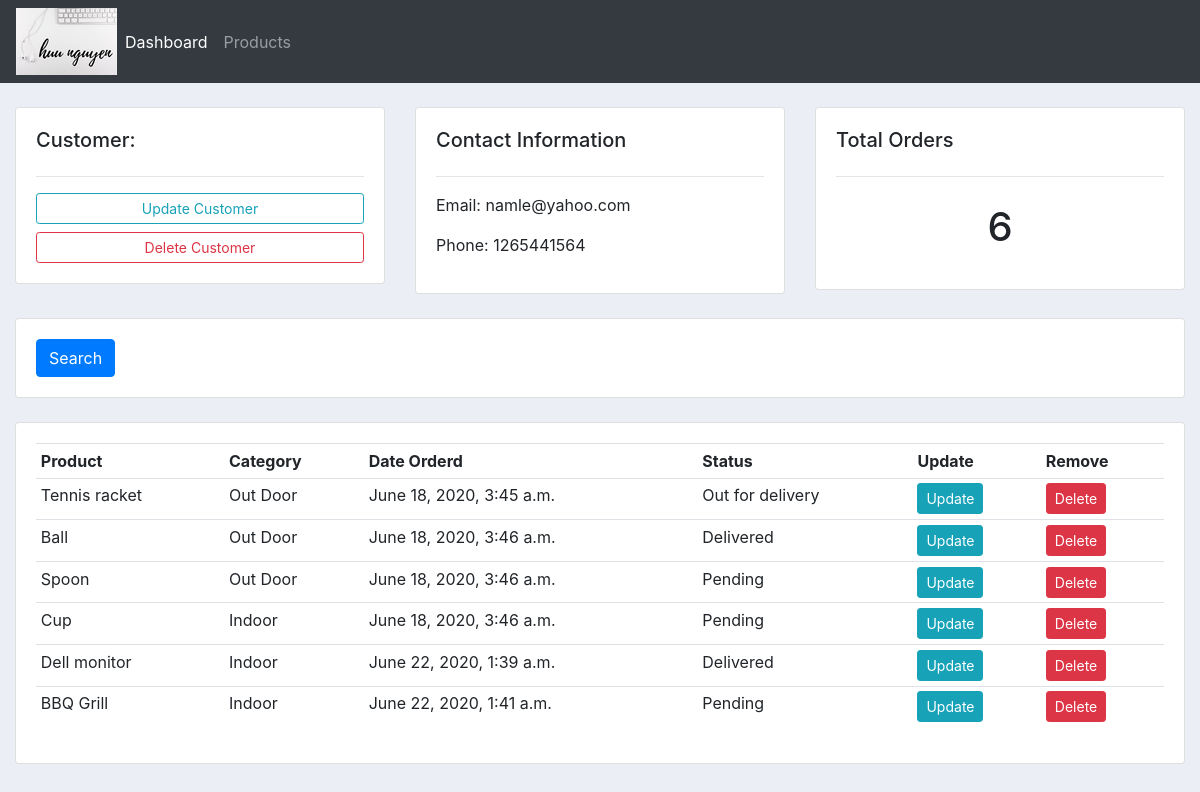
The app's page /customer/2/ with its own data.
### database_crud/models.py (models this page shows, shortened)
class Customer(models.Model):
	name = models.CharField(max_length=200, null=True)
	phone = models.CharField(max_length=200, null=True)
	email = models.CharField(max_length=200, null=True)
	date_created = models.DateTimeField(auto_now_add=True, null=True)

class Order(models.Model):
	STATUS = (
			('Pending', 'Pending'),
			('Out for delivery', 'Out for delivery'),
			('Delivered', 'Delivered'),
			)
	customer = models.ForeignKey(Customer, null=True, on_delete= models.SET_NULL)
	product = models.ForeignKey(Product, null=True, on_delete= models.SET_NULL)
	date_created = models.DateTimeField(auto_now_add=True, null=True)
	status = models.CharField(max_length=200, null=True, choices=STATUS)

class Product(models.Model):
	CATEGORY = (
			('Indoor', 'Indoor'),
			('Out Door', 'Out Door'),
			)
	name = models.CharField(max_length=200, null=True)
	price = models.FloatField(null=True)
	category = models.CharField(max_length=200, null=True, choices=CATEGORY)
	description = models.CharField(max_length=200, null=True, blank=True)
	date_created = models.DateTimeField(auto_now_add=True, null=True)
	tags = models.ManyToManyField(Tag)
	def __str__(self):
		return self.name

### database_crud/views.py (the view)
# urls.py: path('customer/<str:pk_test>/', views.customer, name="customer"),
def customer(request, pk_test):
	customer = Customer.objects.get(id=pk_test)
	orders = customer.order_set.all()
	order_count = orders.count()
	context = {'customer':customer, 'orders':orders, 'order_count':order_count}
	return render(request, 'pages/customer.html',context)

### database_crud/templates/pages/customer.html
{%  extends 'pages/main.html' %}
{% block content %}
	<br>
<div class="row">
	<div class="col-md">
		<div class="card card-body">
			<h5>Customer:</h5>
			<hr>
			<a class="btn btn-outline-info  btn-sm btn-block" href="">Update Customer</a>
			<a class="btn btn-outline-danger  btn-sm btn-block" href="">Delete Customer</a>
		</div>
	</div>
	<div class="col-md">
		<div class="card card-body">
			<h5>Contact Information</h5>
			<hr>
			<p>Email: {{customer.email}}</p>
			<p>Phone: {{customer.phone}}</p>
		</div>
	</div>
	<div class="col-md">
		<div class="card card-body">
			<h5>Total Orders</h5>
			<hr>
			<h1 style="text-align: center;padding: 10px">{{order_count}}</h1>
		</div>
	</div>
</div>
<br>
<div class="row">
	<div class="col">
		<div class="card card-body">
			<form method="get">
		    <button class="btn btn-primary" type="submit">Search</button>
		  </form>
		</div>
	</div>
</div>
<br>
<div class="row">
	<div class="col-md">
		<div class="card card-body">
			<table class="table table-sm">
				<tr>
					<th>Product</th>
					<th>Category</th>
					<th>Date Orderd</th>
					<th>Status</th>
					<th>Update</th>
					<th>Remove</th>
				</tr>
				{% for order in orders %}
				<tr>
					<td>{{order.product}}</td>
					<td>{{order.product.category}}</td>
					<td>{{order.date_created}}</td>
					<td>{{order.status}}</td>
					<td><a class="btn btn-sm btn-info" href="{% url 'update_order' order.id %}">Update</a></td>
					<td><a class="btn btn-sm btn-danger" href="{% url 'delete_order' order.id %}">Delete</a></td>
				</tr>
				{% endfor %}
			</table>
		</div>
	</div>
</div>
{% endblock %}

### static/css/main.css (style rules this page uses)
body { background-color: #ebeff5; }

### records on screen
Customer: email "namle@yahoo.com", phone "1265441564"
Order: product "Tennis racket", product.category "Out Door", date_created "June 18, 2020, 3:45 a.m.", status "Out for delivery"
Order: product "Ball", product.category "Out Door", date_created "June 18, 2020, 3:46 a.m.", status "Delivered"
Order: product "Spoon", product.category "Out Door", date_created "June 18, 2020, 3:46 a.m.", status "Pending"
Order: product "Cup", product.category "Indoor", date_created "June 18, 2020, 3:46 a.m.", status "Pending"
Order: product "Dell monitor", product.category "Indoor", date_created "June 22, 2020, 1:39 a.m.", status "Delivered"
Order: product "BBQ Grill", product.category "Indoor", date_created "June 22, 2020, 1:41 a.m.", status "Pending"

### other values on screen
{{ order_count }} "6"
